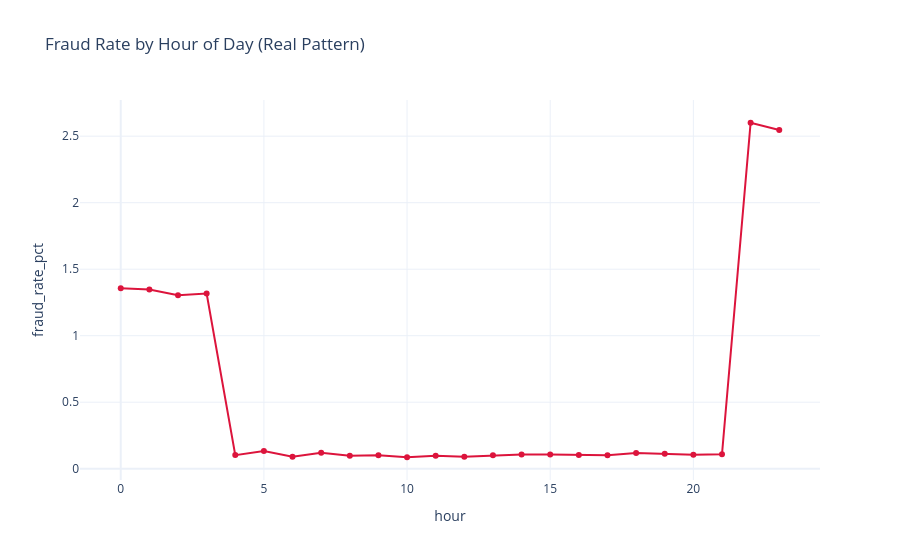

The notebook cell this image was saved under:
### Code cell
# Fraud rate by hour of day
fraud_by_hour = df.groupby('hour')['is_fraud'].mean().reset_index()
fraud_by_hour['fraud_rate_pct'] = (fraud_by_hour['is_fraud']*100).round(3)

fig = px.line(
    fraud_by_hour, x='hour', y='fraud_rate_pct',
    title='Fraud Rate by Hour of Day (Real Pattern)',
    markers=True
)
fig.update_traces(line_color='crimson')
fig.update_layout(template='plotly_white')
fig.show()
print('Key Insight: Note the real fraud spike hours from actual transaction data')

### Figure 1 — Plotly figure (JSON) as saved in the notebook; plotly's stock layout.template omitted (floating-point values rounded to 4 significant figures)
{"data": [{"hovertemplate": "hour=%{x}<br>fraud_rate_pct=%{y}<extra></extra>", "legendgroup": "", "line": {"color": "crimson", "dash": "solid"}, "marker": {"symbol": "circle"}, "mode": "lines+markers", "name": "", "orientation": "v", "showlegend": false, "type": "scatter", "x": [0, 1, 2, 3, 4, 5, 6, 7, 8, 9, 10, 11, 12, 13, 14, 15, 16, 17, 18, 19, 20, 21, 22, 23], "xaxis": "x", "y": [1.357, 1.348, 1.304, 1.317, 0.102, 0.133, 0.089, 0.119, 0.098, 0.101, 0.086, 0.098, 0.09, 0.101, 0.107, 0.107, 0.103, 0.101, 0.118, 0.112, 0.105, 0.108, 2.601, 2.546], "yaxis": "y"}], "layout": {"legend": {"tracegroupgap": 0}, "title": {"text": "Fraud Rate by Hour of Day (Real Pattern)"}, "xaxis": {"anchor": "y", "domain": [0, 1], "title": {"text": "hour"}}, "yaxis": {"anchor": "x", "domain": [0, 1], "title": {"text": "fraud_rate_pct"}}}}
